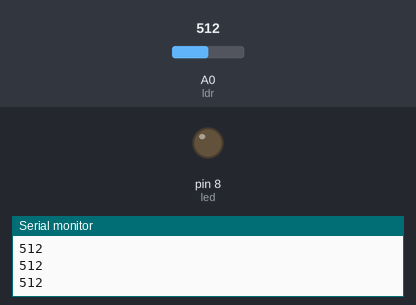
Recording of a sketch running on a simulated Arduino Uno, built with avr-gcc and run on an emulated ATmega328P. Parts: output pins drawn as LEDs (lit = HIGH), the last lines printed to the serial monitor. Inputs (shaded band) come from the test bench; at power-on: A0 (ldr) = 512.

Above: at 1.2 s.
1.3 s: A0 (ldr) set to 52
2.8 s: A0 (ldr) set to 46
At 4.0 s:
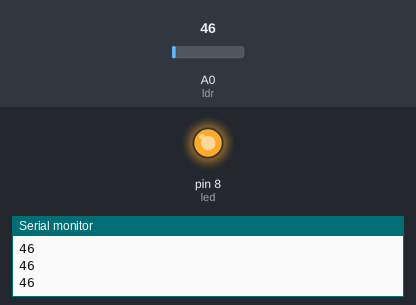
4.3 s: A0 (ldr) set to 122
At 5.1 s:
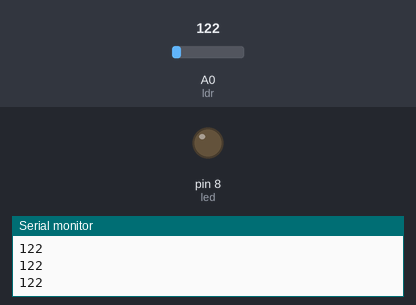
5.8 s: A0 (ldr) set to 40
At 6.3 s:
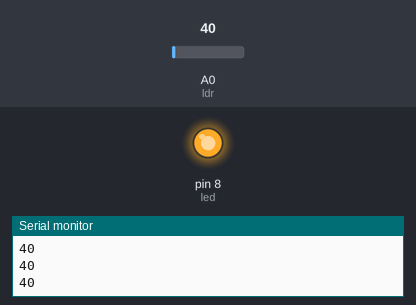
Timing chart, 0 to 8.3 s (numbered marks = the images above; inputs shaded):
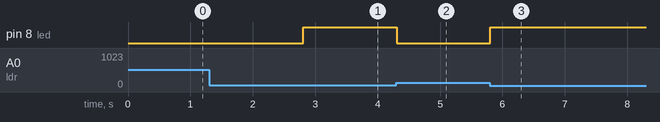

The sketch:

LDR.ino
```cpp
/********************************************************************
Engineer : Omar Elsobkey
Version  : 1.0
Date     : 12/1/2021
********************************************************************/

#define ldr A0
#define led 8
int light;
void setup()
{
  pinMode(ldr, INPUT);
  pinMode(led, OUTPUT);
  Serial.begin(9600);
}

void loop()
{
  light = analogRead(ldr);
  Serial.println(light);
  if (light < 50) digitalWrite(led, HIGH);
  else digitalWrite(led, LOW);
}
```

Measured:
- the behaviour switches between 50 and 49 on A0 (ldr) (found by bisection; images 0 and 1)
- after the input at 2.8 s, pin 8 (led): LOW → HIGH at once
- after the input at 4.3 s, pin 8 (led): HIGH → LOW at once
- after the input at 5.8 s, pin 8 (led): LOW → HIGH at once
